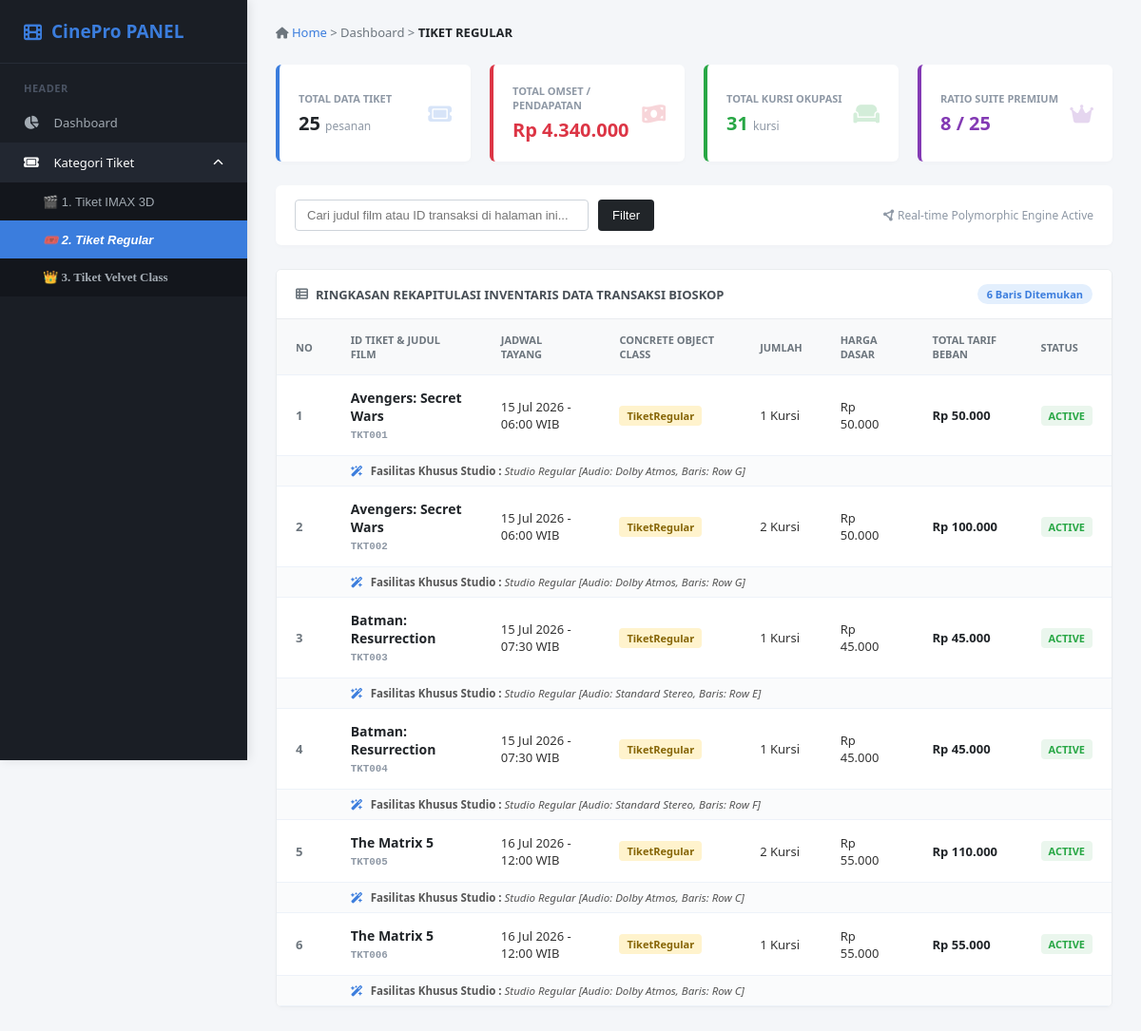
/index.php?page=regular, run on the app's committed database.
### tables this page shows
CREATE TABLE `tabel_tiket` (
  `id_tiket` varchar(10) NOT NULL,
  `nama_film` varchar(100) NOT NULL,
  `jadwal_tayang` timestamp NOT NULL,
  `jumlah_kursi` int NOT NULL,
  `harga_dasar_tiket` decimal(10,2) NOT NULL,
  `jenis_studio` varchar(20) NOT NULL,
  `tipe_audio` varchar(30) DEFAULT NULL,
  `lokasi_baris` varchar(20) DEFAULT NULL,
  `kacamata_3d_efek` varchar(50) DEFAULT NULL,
  `efek_gerak_fitur` varchar(50) DEFAULT NULL,
  `bantal_selimut_pack` varchar(50) DEFAULT NULL,
  `layanan_butler` varchar(50) DEFAULT NULL
);

### Tiket.php (called while the page is built, shortened)
<?php
abstract class Tiket {
    protected $id_tiket;
    protected $nama_film;
    protected $jadwal_tayang;
    protected $jumlah_kursi;
    protected $harga_dasar_tiket;
    public function __construct($id_tiket, $nama_film, $jadwal_tayang, $jumlah_kursi, $harga_dasar_tiket) {
        $this->id_tiket = $id_tiket;
        $this->nama_film = $nama_film;
        $this->jadwal_tayang = $jadwal_tayang;
        $this->jumlah_kursi = $jumlah_kursi;
        $this->harga_dasar_tiket = $harga_dasar_tiket;
    }
    public function getIdTiket() { return $this->id_tiket; }
    public function getNamaFilm() { return $this->nama_film; }
    public function getJadwalTayang() { return $this->jadwal_tayang; }
    public function getJumlahKursi() { return $this->jumlah_kursi; }
    public function getHargaDasarTiket() { return $this->harga_dasar_tiket; }
}

### TiketRegular.php (called while the page is built, shortened)
<?php
require_once 'Tiket.php';
class TiketRegular extends Tiket {
    private $tipeAudio;
    private $lokasiBaris;
    public function __construct($id_tiket, $nama_film, $jadwal_tayang, $jumlah_kursi, $harga_dasar_tiket, $tipeAudio, $lokasiBaris) {
        $this->tipeAudio = $tipeAudio;
        $this->lokasiBaris = $lokasiBaris;
    }
    public function hitungTotalHarga() {
        return $this->jumlah_kursi * $this->harga_dasar_tiket;
    }
    public function tampilkanInfoFasilitas() {
        return "Studio Regular [Audio: {$this->tipeAudio}, Baris: {$this->lokasiBaris}]";
    }
}

### index.php (the view, shortened to what this page needs)
<?php
require_once 'Tiket.php';
require_once 'TiketRegular.php';
$database = new Database();
$db = $database->connect();
$page = isset($_GET['page']) ? $_GET['page'] : 'dashboard';
$total_tiket_count = 0;
$total_pendapatan = 0;
$total_kursi_terjual = 0;
$porsi_velvet_count = 0;
$daftar_tiket = [];
$judul_halaman = "ALL DATA";
if ($db) {
    try {
        $query_stats = "SELECT * FROM tabel_tiket";
        $stmt_stats = $db->prepare($query_stats);
        $stmt_stats->execute();
        while ($row = $stmt_stats->fetch()) {
            $jenis_stat = strtolower($row['jenis_studio']);
            $total_tiket_count++;
            $total_kursi_terjual += $row['jumlah_kursi'];
            $harga_dasar = $row['harga_dasar_tiket'];
            $jumlah = $row['jumlah_kursi'];
            if ($jenis_stat == 'regular') {
                $total_pendapatan += ($harga_dasar * $jumlah);
            } elseif (in_array($jenis_stat, ['imax', '3d', '4dx'])) {
                $total_pendapatan += (($harga_dasar * $jumlah) + 35000);
            } elseif (in_array($jenis_stat, ['velvet', 'premiere', 'vip'])) {
                $total_pendapatan += (($harga_dasar * $jumlah) * 1.5);
                $porsi_velvet_count++;
            }
        }
        if ($page == 'imax') {
            $query = "SELECT * FROM tabel_tiket WHERE LOWER(jenis_studio) IN ('imax', '3d', '4dx') ORDER BY id_tiket ASC";
            $judul_halaman = "TIKET IMAX 3D";
        } elseif ($page == 'regular') {
            $query = "SELECT * FROM tabel_tiket WHERE LOWER(jenis_studio) = 'regular' ORDER BY id_tiket ASC";
            $judul_halaman = "TIKET REGULAR";
        } elseif ($page == 'velvet') {
            $query = "SELECT * FROM tabel_tiket WHERE LOWER(jenis_studio) IN ('velvet', 'premiere', 'vip') ORDER BY id_tiket ASC";
            $judul_halaman = "TIKET VELVET CLASS";
        } else {
            $query = "SELECT * FROM tabel_tiket ORDER BY id_tiket ASC";
            $judul_halaman = "DASHBOARD UTAMA";
        }
        $stmt = $db->prepare($query);
        $stmt->execute();
        while ($row = $stmt->fetch()) {
            $jenis = strtolower($row['jenis_studio']);
            if ($jenis == 'regular') {
                $daftar_tiket[] = new TiketRegular($row['id_tiket'], $row['nama_film'], $row['jadwal_tayang'], $row['jumlah_kursi'], $row['harga_dasar_tiket'], $row['tipe_audio'], $row['lokasi_baris']);
            } elseif (in_array($jenis, ['3d', '4dx', 'imax'])) {
                $daftar_tiket[] = new TiketIMAX($row['id_tiket'], $row['nama_film'], $row['jadwal_tayang'], $row['jumlah_kursi'], $row['harga_dasar_tiket'], $row['kacamata_3d_efek'] ?? 'Standard IMAX 3D', $row['efek_gerak_fitur'] ?? 'Proyeksi Digital');
            } elseif (in_array($jenis, ['premiere', 'vip', 'velvet'])) {
                $daftar_tiket[] = new TiketVelvet($row['id_tiket'], $row['nama_film'], $row['jadwal_tayang'], $row['jumlah_kursi'], $row['harga_dasar_tiket'], $row['bantal_selimut_pack'] ?? 'Premium Pack', $row['layanan_butler'] ?? 'On-Call Butler');
            }
        }
    } catch (PDOException $e) {
        echo "Gagal memuat data: " . $e->getMessage();
    }
}
?>
<!DOCTYPE html>
<html lang="id">
<head>
    <link rel="stylesheet" href="https://cdnjs.cloudflare.com/ajax/libs/font-awesome/6.4.0/css/all.min.css">
</head>
<body>
<div class="sidebar">
    <div class="sidebar-brand">
        <i class="fa-solid fa-film"></i> <span>CinePro PANEL</span>
    </div>
    <div class="sidebar-header-text">HEADER</div>
    <ul class="sidebar-menu">
        <li class="<?= ($page == 'dashboard') ? 'active' : ''; ?>">
            <a href="index.php?page=dashboard">
                <span><i class="fa-solid fa-chart-pie"></i> Dashboard </span>
            </a>
        </li>
        <li class="<?= in_array($page, ['imax', 'regular', 'velvet']) ? 'active' : ''; ?>">
            <div class="menu-trigger" onclick="toggleDropdown()">
                <span><i class="fa-solid fa-ticket"></i> Kategori Tiket</span>
                <i class="fa-solid fa-chevron-down arrow <?= in_array($page, ['imax', 'regular', 'velvet']) ? 'rotate' : ''; ?>" id="dropdown-arrow"></i>
            </div>
            <ul class="submenu <?= in_array($page, ['imax', 'regular', 'velvet']) ? 'open' : ''; ?>" id="tiket-submenu">
                <li class="<?= ($page == 'imax') ? 'active' : ''; ?>">
                    <a href="index.php?page=imax" style="font-family: 'Impact', sans-serif;">
                       🎬 1. Tiket IMAX 3D
                    </a>
                </li>
                <li class="<?= ($page == 'regular') ? 'active' : ''; ?>">
                    <a href="index.php?page=regular" style="font-family: 'Arial', sans-serif; font-style: italic;">
                       🎟️ 2. Tiket Regular
                    </a>
                </li>
                <li class="<?= ($page == 'velvet') ? 'active' : ''; ?>">
                    <a href="index.php?page=velvet" style="font-family: 'Georgia', serif; font-weight: bold;">
                       👑 3. Tiket Velvet Class
                    </a>
                </li>
            </ul>
        </li>
    </ul>
</div>
<div class="main-content">
    <div class="top-breadcrumb">
        <div class="breadcrumb-path">
            <i class="fa-solid fa-house" style="font-size:12px;"></i> <a href="index.php">Home</a> &gt; <span>Dashboard</span> &gt; <strong style="color:#212529; text-transform:uppercase;"><?= $judul_halaman; ?></strong>
        </div>
    </div>
    <div class="cards-row">
        <div class="info-card blue">
            <div class="card-data">
                <span class="card-title">TOTAL DATA TIKET</span>
                <div class="card-value"><?= $total_tiket_count; ?> <span style="font-size:12px; font-weight:normal; color:#8e98a5;">pesanan</span></div>
            </div>
            <div class="card-icon-box"><i class="fa-solid fa-ticket" style="color:#3b7ddd;"></i></div>
        </div>
        <div class="info-card red">
            <div class="card-data">
                <span class="card-title">TOTAL OMSET / PENDAPATAN</span>
                <div class="card-value" style="color:#dc3545;">Rp <?= number_format($total_pendapatan, 0, ',', '.'); ?></div>
            </div>
            <div class="card-icon-box"><i class="fa-solid fa-money-bill-wave" style="color:#dc3545;"></i></div>
        </div>
        <div class="info-card green">
            <div class="card-data">
                <span class="card-title">TOTAL KURSI OKUPASI</span>
                <div class="card-value" style="color:#28a745;"><?= $total_kursi_terjual; ?> <span style="font-size:12px; font-weight:normal; color:#8e98a5;">kursi</span></div>
            </div>
            <div class="card-icon-box"><i class="fa-solid fa-couch" style="color:#28a745;"></i></div>
        </div>
        <div class="info-card purple">
            <div class="card-data">
                <span class="card-title">RATIO SUITE PREMIUM</span>
                <div class="card-value" style="color:#833ab4;"><?= $porsi_velvet_count; ?> / <?= $total_tiket_count; ?></div>
            </div>
            <div class="card-icon-box"><i class="fa-solid fa-crown" style="color:#833ab4;"></i></div>
        </div>
    </div>
    <div class="filter-row">
        <div class="search-container">
            <input type="text" placeholder="Cari judul film atau ID transaksi di halaman ini...">
            <button class="btn-filter">Filter</button>
        </div>
        <div style="font-size:12px; color:#8e98a5; font-weight: 500;">
            <i class="fa-solid fa-circle-nodes"></i> Real-time Polymorphic Engine Active
        </div>
    </div>
    <div class="table-card">
        <div class="table-card-header">
            <div class="table-card-title">
                <i class="fa-solid fa-table-list" style="color:#6c757d;"></i> Ringkasan Rekapitulasi Inventaris Data Transaksi Bioskop
            </div>
            <div class="row-count-badge"><?= count($daftar_tiket); ?> Baris Ditemukan</div>
        </div>
        <table>
            <thead>
                <tr>
                    <th>NO</th>
                    <th>ID TIKET & JUDUL FILM</th>
                    <th>JADWAL TAYANG</th>
                    <th>CONCRETE OBJECT CLASS</th>
                    <th>JUMLAH</th>
                    <th>HARGA DASAR</th>
                    <th>TOTAL TARIF BEBAN</th>
                    <th>STATUS</th>
                </tr>
            </thead>
            <tbody>
                <?php if (empty($daftar_tiket)): ?>
                    <tr><td colspan='8' style='text-align:center; padding:30px; color:#888;'>Tidak ada data pesanan tiket pada kategori ini.</td></tr>
                <?php else: ?>
                    <?php $no = 1; foreach ($daftar_tiket as $tiket): ?>
                        <tr>
                            <td style="font-weight: 600; color: #6c757d;"><?= $no++; ?></td>
                            <td>
                                <strong style="font-size:14px; color:#212529; display:block;"><?= $tiket->getNamaFilm(); ?></strong>
                                <small style="color:#8e98a5; font-family: monospace; font-weight: bold;"><?= $tiket->getIdTiket(); ?></small>
                            </td>
                            <td><?= date('d M Y - H:i', strtotime($tiket->getJadwalTayang())); ?> WIB</td>
                            <td><span class="object-badge"><?= get_class($tiket); ?></span></td>
                            <td><?= $tiket->getJumlahKursi(); ?> Kursi</td>
                            <td>Rp <?= number_format($tiket->getHargaDasarTiket(), 0, ',', '.'); ?></td>
                            <td style="font-weight:700; color:#212529;">Rp <?= number_format($tiket->hitungTotalHarga(), 0, ',', '.'); ?></td>
                            <td><span class="status-active">ACTIVE</span></td>
                        </tr>
                        <tr style="background:#fafbfc;">
                            <td></td>
                            <td colspan="7" style="padding: 8px 20px; font-size:11.5px; color:#555; border-bottom: 1px solid #edf2f9;">
                                <i class="fa-solid fa-wand-magic-sparkles" style="color:#3b7ddd; margin-right:5px;"></i>
                                <strong>Fasilitas Khusus Studio :</strong> <em><?= $tiket->tampilkanInfoFasilitas(); ?></em>
                            </td>
                        </tr>
                    <?php endforeach; ?>
                <?php endif; ?>
            </tbody>
        </table>
    </div>
</div>
</body>
</html>

### data on the page
tabel_tiket: nama_film "Avengers: Secret Wars", id_tiket "TKT001", jadwal_tayang "15 Jul 2026 - 06:00", tiket "TiketRegular", jumlah_kursi "1", harga_dasar_tiket "50.000", $tiket->hitungTotalHarga() "50.000", $tiket->tampilkanInfoFasilitas() "Studio Regular [Audio: Dolby Atmos, Baris: Row G]"
tabel_tiket: nama_film "Avengers: Secret Wars", id_tiket "TKT002", jadwal_tayang "15 Jul 2026 - 06:00", tiket "TiketRegular", jumlah_kursi "2", harga_dasar_tiket "50.000", $tiket->hitungTotalHarga() "100.000", $tiket->tampilkanInfoFasilitas() "Studio Regular [Audio: Dolby Atmos, Baris: Row G]"
tabel_tiket: nama_film "Batman: Resurrection", id_tiket "TKT003", jadwal_tayang "15 Jul 2026 - 07:30", tiket "TiketRegular", jumlah_kursi "1", harga_dasar_tiket "45.000", $tiket->hitungTotalHarga() "45.000", $tiket->tampilkanInfoFasilitas() "Studio Regular [Audio: Standard Stereo, Baris: Row E]"
tabel_tiket: nama_film "Batman: Resurrection", id_tiket "TKT004", jadwal_tayang "15 Jul 2026 - 07:30", tiket "TiketRegular", jumlah_kursi "1", harga_dasar_tiket "45.000", $tiket->hitungTotalHarga() "45.000", $tiket->tampilkanInfoFasilitas() "Studio Regular [Audio: Standard Stereo, Baris: Row F]"
tabel_tiket: nama_film "The Matrix 5", id_tiket "TKT005", jadwal_tayang "16 Jul 2026 - 12:00", tiket "TiketRegular", jumlah_kursi "2", harga_dasar_tiket "55.000", $tiket->hitungTotalHarga() "110.000", $tiket->tampilkanInfoFasilitas() "Studio Regular [Audio: Dolby Atmos, Baris: Row C]"
tabel_tiket: nama_film "The Matrix 5", id_tiket "TKT006", jadwal_tayang "16 Jul 2026 - 12:00", tiket "TiketRegular", jumlah_kursi "1", harga_dasar_tiket "55.000", $tiket->hitungTotalHarga() "55.000", $tiket->tampilkanInfoFasilitas() "Studio Regular [Audio: Dolby Atmos, Baris: Row C]"

### other printed values
$judul_halaman "TIKET REGULAR"
$total_tiket_count "25"
$total_pendapatan "4.340.000"
$total_kursi_terjual "31"
$porsi_velvet_count "8"
count($daftar_tiket) "6"
